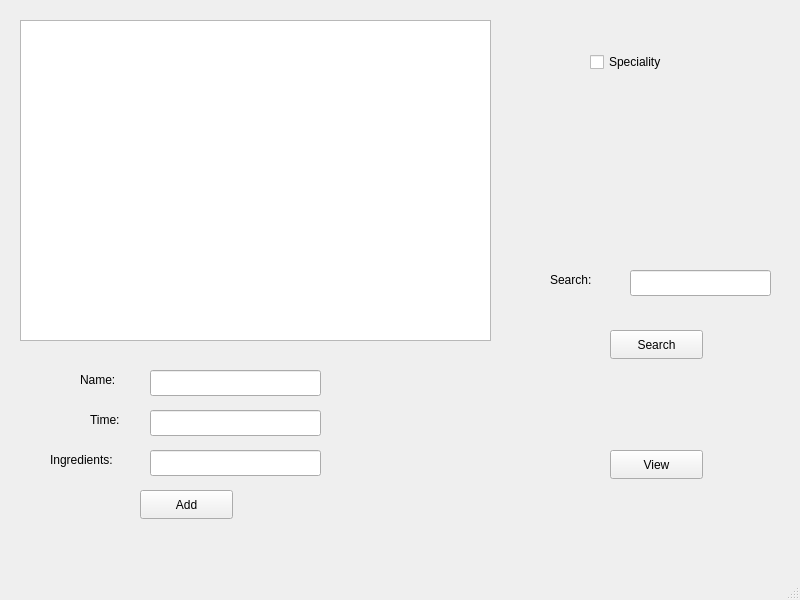
<?xml version="1.0" encoding="UTF-8"?>
<ui version="4.0">
 <class>MainWindow</class>
 <widget class="QMainWindow" name="MainWindow">
  <property name="geometry">
   <rect>
    <x>0</x>
    <y>0</y>
    <width>800</width>
    <height>600</height>
   </rect>
  </property>
  <property name="windowTitle">
   <string>MainWindow</string>
  </property>
  <widget class="QWidget" name="centralwidget">
   <widget class="QTableWidget" name="tableWidget">
    <property name="geometry">
     <rect>
      <x>20</x>
      <y>20</y>
      <width>471</width>
      <height>321</height>
     </rect>
    </property>
   </widget>
   <widget class="QCheckBox" name="checkBox">
    <property name="geometry">
     <rect>
      <x>590</x>
      <y>50</y>
      <width>91</width>
      <height>24</height>
     </rect>
    </property>
    <property name="text">
     <string>Speciality</string>
    </property>
   </widget>
   <widget class="QLineEdit" name="lineEditName">
    <property name="geometry">
     <rect>
      <x>150</x>
      <y>370</y>
      <width>171</width>
      <height>26</height>
     </rect>
    </property>
   </widget>
   <widget class="QLineEdit" name="lineEditTime">
    <property name="geometry">
     <rect>
      <x>150</x>
      <y>410</y>
      <width>171</width>
      <height>26</height>
     </rect>
    </property>
   </widget>
   <widget class="QLineEdit" name="lineEditIng">
    <property name="geometry">
     <rect>
      <x>150</x>
      <y>450</y>
      <width>171</width>
      <height>26</height>
     </rect>
    </property>
   </widget>
   <widget class="QLabel" name="label">
    <property name="geometry">
     <rect>
      <x>80</x>
      <y>370</y>
      <width>63</width>
      <height>20</height>
     </rect>
    </property>
    <property name="text">
     <string>Name:</string>
    </property>
   </widget>
   <widget class="QLabel" name="label_2">
    <property name="geometry">
     <rect>
      <x>90</x>
      <y>410</y>
      <width>63</width>
      <height>20</height>
     </rect>
    </property>
    <property name="text">
     <string>Time:</string>
    </property>
   </widget>
   <widget class="QLabel" name="label_3">
    <property name="geometry">
     <rect>
      <x>50</x>
      <y>450</y>
      <width>81</width>
      <height>20</height>
     </rect>
    </property>
    <property name="text">
     <string>Ingredients:</string>
    </property>
   </widget>
   <widget class="QPushButton" name="pushButtonAdd">
    <property name="geometry">
     <rect>
      <x>140</x>
      <y>490</y>
      <width>93</width>
      <height>29</height>
     </rect>
    </property>
    <property name="text">
     <string>Add</string>
    </property>
   </widget>
   <widget class="QLineEdit" name="lineEditSearch">
    <property name="geometry">
     <rect>
      <x>630</x>
      <y>270</y>
      <width>141</width>
      <height>26</height>
     </rect>
    </property>
   </widget>
   <widget class="QLabel" name="label_4">
    <property name="geometry">
     <rect>
      <x>550</x>
      <y>270</y>
      <width>63</width>
      <height>20</height>
     </rect>
    </property>
    <property name="text">
     <string>Search:</string>
    </property>
   </widget>
   <widget class="QPushButton" name="pushButtonSearch">
    <property name="geometry">
     <rect>
      <x>610</x>
      <y>330</y>
      <width>93</width>
      <height>29</height>
     </rect>
    </property>
    <property name="text">
     <string>Search</string>
    </property>
   </widget>
   <widget class="QPushButton" name="pushButtonView">
    <property name="geometry">
     <rect>
      <x>610</x>
      <y>450</y>
      <width>93</width>
      <height>29</height>
     </rect>
    </property>
    <property name="text">
     <string>View</string>
    </property>
   </widget>
  </widget>
  <widget class="QMenuBar" name="menubar">
   <property name="geometry">
    <rect>
     <x>0</x>
     <y>0</y>
     <width>800</width>
     <height>26</height>
    </rect>
   </property>
  </widget>
  <widget class="QStatusBar" name="statusbar"/>
 </widget>
 <resources/>
 <connections/>
</ui>
